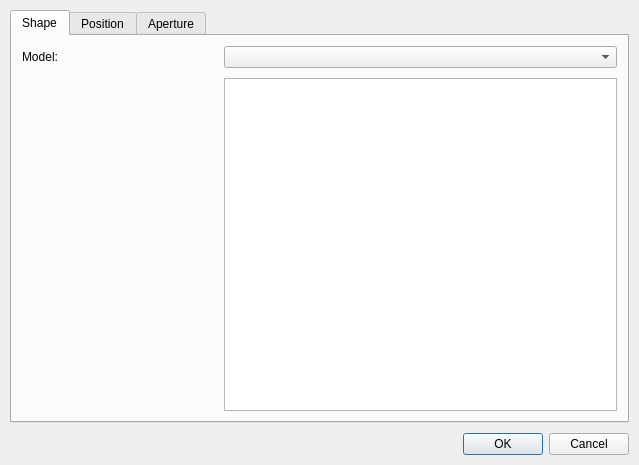
<?xml version="1.0" encoding="UTF-8"?>
<ui version="4.0">
 <class>LightDialog</class>
 <widget class="QDialog" name="LightDialog">
  <property name="geometry">
   <rect>
    <x>0</x>
    <y>0</y>
    <width>639</width>
    <height>465</height>
   </rect>
  </property>
  <property name="sizePolicy">
   <sizepolicy hsizetype="Preferred" vsizetype="Preferred">
    <horstretch>0</horstretch>
    <verstretch>0</verstretch>
   </sizepolicy>
  </property>
  <property name="maximumSize">
   <size>
    <width>16777215</width>
    <height>16777215</height>
   </size>
  </property>
  <property name="windowTitle">
   <string>Define Sun Light</string>
  </property>
  <layout class="QVBoxLayout" name="verticalLayout">
   <property name="spacing">
    <number>10</number>
   </property>
   <property name="leftMargin">
    <number>10</number>
   </property>
   <property name="topMargin">
    <number>10</number>
   </property>
   <property name="rightMargin">
    <number>10</number>
   </property>
   <property name="bottomMargin">
    <number>10</number>
   </property>
   <item>
    <widget class="QTabWidget" name="tabWidget">
     <property name="sizePolicy">
      <sizepolicy hsizetype="Expanding" vsizetype="Expanding">
       <horstretch>0</horstretch>
       <verstretch>0</verstretch>
      </sizepolicy>
     </property>
     <property name="currentIndex">
      <number>0</number>
     </property>
     <widget class="QWidget" name="sunShapeTab">
      <attribute name="title">
       <string>Shape</string>
      </attribute>
      <layout class="QGridLayout" name="sunShpeLayout">
       <property name="leftMargin">
        <number>10</number>
       </property>
       <property name="topMargin">
        <number>10</number>
       </property>
       <property name="rightMargin">
        <number>10</number>
       </property>
       <property name="bottomMargin">
        <number>10</number>
       </property>
       <property name="spacing">
        <number>10</number>
       </property>
       <item row="0" column="1" colspan="2">
        <widget class="QComboBox" name="sunshapeCombo"/>
       </item>
       <item row="2" column="1" colspan="2">
        <widget class="FieldContainerWidget" name="sunshapeParameters"/>
       </item>
       <item row="0" column="0">
        <widget class="QLabel" name="sunshapeTypeLabel">
         <property name="minimumSize">
          <size>
           <width>0</width>
           <height>0</height>
          </size>
         </property>
         <property name="text">
          <string>Model:</string>
         </property>
        </widget>
       </item>
      </layout>
     </widget>
     <widget class="QWidget" name="sunPositionTab">
      <attribute name="title">
       <string>Position</string>
      </attribute>
      <layout class="QGridLayout" name="sunShapePositionLayout">
       <property name="leftMargin">
        <number>10</number>
       </property>
       <property name="topMargin">
        <number>10</number>
       </property>
       <property name="rightMargin">
        <number>10</number>
       </property>
       <property name="bottomMargin">
        <number>10</number>
       </property>
       <property name="spacing">
        <number>10</number>
       </property>
       <item row="0" column="1">
        <widget class="QDoubleSpinBox" name="azimuthSpin">
         <property name="sizePolicy">
          <sizepolicy hsizetype="Preferred" vsizetype="Preferred">
           <horstretch>0</horstretch>
           <verstretch>0</verstretch>
          </sizepolicy>
         </property>
         <property name="minimumSize">
          <size>
           <width>0</width>
           <height>0</height>
          </size>
         </property>
         <property name="maximumSize">
          <size>
           <width>16777215</width>
           <height>16777215</height>
          </size>
         </property>
         <property name="decimals">
          <number>4</number>
         </property>
         <property name="maximum">
          <double>360.000000000000000</double>
         </property>
        </widget>
       </item>
       <item row="1" column="1">
        <widget class="QDoubleSpinBox" name="elevationSpin">
         <property name="sizePolicy">
          <sizepolicy hsizetype="Preferred" vsizetype="Preferred">
           <horstretch>0</horstretch>
           <verstretch>0</verstretch>
          </sizepolicy>
         </property>
         <property name="minimumSize">
          <size>
           <width>0</width>
           <height>0</height>
          </size>
         </property>
         <property name="decimals">
          <number>4</number>
         </property>
         <property name="minimum">
          <double>-90.000000000000000</double>
         </property>
         <property name="maximum">
          <double>90.000000000000000</double>
         </property>
         <property name="value">
          <double>90.000000000000000</double>
         </property>
        </widget>
       </item>
       <item row="0" column="0">
        <widget class="QLabel" name="azimuthLabel">
         <property name="minimumSize">
          <size>
           <width>0</width>
           <height>0</height>
          </size>
         </property>
         <property name="text">
          <string>Azimuth (degrees from North):</string>
         </property>
        </widget>
       </item>
       <item row="1" column="0">
        <widget class="QLabel" name="elevationLabel">
         <property name="minimumSize">
          <size>
           <width>0</width>
           <height>0</height>
          </size>
         </property>
         <property name="text">
          <string>Elevation (degrees):</string>
         </property>
        </widget>
       </item>
       <item row="2" column="0" colspan="2">
        <spacer name="verticalSpacer">
         <property name="orientation">
          <enum>Qt::Vertical</enum>
         </property>
         <property name="sizeHint" stdset="0">
          <size>
           <width>20</width>
           <height>40</height>
          </size>
         </property>
        </spacer>
       </item>
      </layout>
     </widget>
     <widget class="QWidget" name="areaTab">
      <attribute name="title">
       <string>Aperture</string>
      </attribute>
      <layout class="QVBoxLayout" name="areTabLayout">
       <property name="spacing">
        <number>10</number>
       </property>
       <property name="leftMargin">
        <number>10</number>
       </property>
       <property name="topMargin">
        <number>10</number>
       </property>
       <property name="rightMargin">
        <number>10</number>
       </property>
       <property name="bottomMargin">
        <number>10</number>
       </property>
       <item>
        <widget class="QLabel" name="infoLabel">
         <property name="maximumSize">
          <size>
           <width>16777215</width>
           <height>50</height>
          </size>
         </property>
         <property name="text">
          <string>Select the nodes that you don't want to use to compute first stage rays area.</string>
         </property>
        </widget>
       </item>
       <item>
        <widget class="QWidget" name="nodesWidget" native="true">
         <layout class="QHBoxLayout" name="nodesWidgetLayout">
          <property name="spacing">
           <number>0</number>
          </property>
          <property name="leftMargin">
           <number>0</number>
          </property>
          <property name="topMargin">
           <number>0</number>
          </property>
          <property name="rightMargin">
           <number>0</number>
          </property>
          <property name="bottomMargin">
           <number>0</number>
          </property>
          <item>
           <widget class="QSplitter" name="splitter">
            <property name="orientation">
             <enum>Qt::Horizontal</enum>
            </property>
            <widget class="QTreeView" name="modelTreeView"/>
            <widget class="QWidget" name="diableNodesWidget" native="true">
             <layout class="QHBoxLayout" name="disbleNodesLayout">
              <property name="spacing">
               <number>0</number>
              </property>
              <property name="leftMargin">
               <number>0</number>
              </property>
              <property name="topMargin">
               <number>0</number>
              </property>
              <property name="rightMargin">
               <number>0</number>
              </property>
              <property name="bottomMargin">
               <number>0</number>
              </property>
              <item>
               <widget class="QSplitter" name="splitter_2">
                <property name="orientation">
                 <enum>Qt::Horizontal</enum>
                </property>
                <widget class="QWidget" name="buttonsWidget" native="true">
                 <layout class="QVBoxLayout" name="buttonsLayout">
                  <property name="spacing">
                   <number>0</number>
                  </property>
                  <property name="leftMargin">
                   <number>0</number>
                  </property>
                  <property name="topMargin">
                   <number>0</number>
                  </property>
                  <property name="rightMargin">
                   <number>0</number>
                  </property>
                  <property name="bottomMargin">
                   <number>0</number>
                  </property>
                  <item>
                   <spacer name="verticalSpacer_3">
                    <property name="orientation">
                     <enum>Qt::Vertical</enum>
                    </property>
                    <property name="sizeHint" stdset="0">
                     <size>
                      <width>20</width>
                      <height>77</height>
                     </size>
                    </property>
                   </spacer>
                  </item>
                  <item>
                   <widget class="QPushButton" name="addNodeButton">
                    <property name="text">
                     <string>&gt;&gt;</string>
                    </property>
                   </widget>
                  </item>
                  <item>
                   <spacer name="verticalSpacer_4">
                    <property name="orientation">
                     <enum>Qt::Vertical</enum>
                    </property>
                    <property name="sizeHint" stdset="0">
                     <size>
                      <width>20</width>
                      <height>78</height>
                     </size>
                    </property>
                   </spacer>
                  </item>
                  <item>
                   <widget class="QPushButton" name="removeNodeButton">
                    <property name="text">
                     <string>&lt;&lt;</string>
                    </property>
                   </widget>
                  </item>
                  <item>
                   <spacer name="verticalSpacer_5">
                    <property name="orientation">
                     <enum>Qt::Vertical</enum>
                    </property>
                    <property name="sizeHint" stdset="0">
                     <size>
                      <width>20</width>
                      <height>77</height>
                     </size>
                    </property>
                   </spacer>
                  </item>
                 </layout>
                </widget>
                <widget class="QListWidget" name="disabledNodeList"/>
               </widget>
              </item>
             </layout>
            </widget>
           </widget>
          </item>
         </layout>
        </widget>
       </item>
      </layout>
     </widget>
    </widget>
   </item>
   <item>
    <widget class="QDialogButtonBox" name="buttonBox">
     <property name="minimumSize">
      <size>
       <width>0</width>
       <height>0</height>
      </size>
     </property>
     <property name="orientation">
      <enum>Qt::Horizontal</enum>
     </property>
     <property name="standardButtons">
      <set>QDialogButtonBox::Cancel|QDialogButtonBox::Ok</set>
     </property>
    </widget>
   </item>
  </layout>
 </widget>
 <customwidgets>
  <customwidget>
   <class>FieldContainerWidget</class>
   <extends>QTreeView</extends>
   <header>parameters/FieldContainerWidget.h</header>
  </customwidget>
 </customwidgets>
 <resources/>
 <connections>
  <connection>
   <sender>buttonBox</sender>
   <signal>accepted()</signal>
   <receiver>LightDialog</receiver>
   <slot>accept()</slot>
   <hints>
    <hint type="sourcelabel">
     <x>248</x>
     <y>254</y>
    </hint>
    <hint type="destinationlabel">
     <x>157</x>
     <y>274</y>
    </hint>
   </hints>
  </connection>
  <connection>
   <sender>buttonBox</sender>
   <signal>rejected()</signal>
   <receiver>LightDialog</receiver>
   <slot>reject()</slot>
   <hints>
    <hint type="sourcelabel">
     <x>316</x>
     <y>260</y>
    </hint>
    <hint type="destinationlabel">
     <x>286</x>
     <y>274</y>
    </hint>
   </hints>
  </connection>
 </connections>
</ui>
